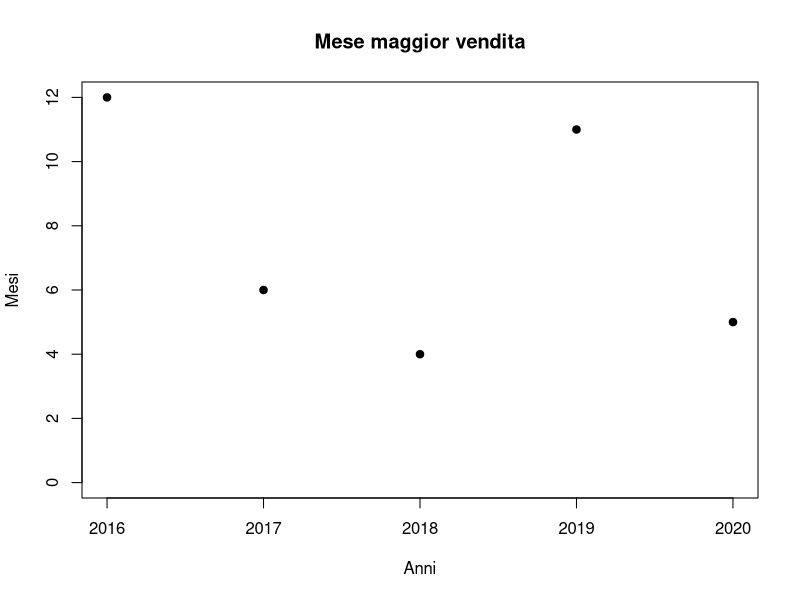

Recreate this plot in R.
#lettura file csv
#si presume che il file sia posto nella stessa cartella
ordini = read.csv("Ordini.csv", header = FALSE, sep = ",")

#estrazione vendite
vendite = ordini[ordini[1] == "BUONO.PRELIEVO" | ordini[1] == "FATTURA",]

#isola mese e anno nel campo data
vendite[2] = substr(vendite[,2],1,6)

#somma vendite di ogni mese di ogni anno
totali_annomese = aggregate(vendite[,3],by=vendite[2],FUN=sum)

#divisione anno e mese in colonne distinte
totali_annomese[3] = substr(totali_annomese[,1], 5, 6)
totali_annomese[1] = substr(totali_annomese[,1], 1, 4)

#distinct degli anni trattati
unique(totali_annomese[1]) -> anni

#lista contenente elementi "aaaa MM", ovvero coppie anno-mese con maggiore vendita
max_anno_mese = lapply(anni[,], function(year){paste(year, totali_annomese[grepl(year, totali_annomese[,1]),][which.max(totali_annomese[grepl(year, totali_annomese[,1]),2]),][,3])})

#mostra a video ed esporta come txt
cat("Anno Mese con maggior vendita\n")
tmp<-c("Anno Mese con maggior vendita\n")
for(i in max_anno_mese) {
	cat(i,"\n")
	tmp = append(tmp,i)
}
cat(paste(tmp, collapse="\n"), file = "maxmese.txt")

#rendering grafico
xaxis = c()
yaxis = c()
jpeg('maxmese.jpg')
for(i in max_anno_mese) {
  tmp = unlist(strsplit(i[[1]], ' '))
  xaxis = append(xaxis, as.numeric(tmp[1])) 
  yaxis = append(yaxis, as.numeric(tmp[2]))
  }
plot(xaxis, yaxis, main = "Mese maggior vendita", ylab = "Mesi", xlab = "Anni", pch=19, ylim=c(0,12))
dev.off()